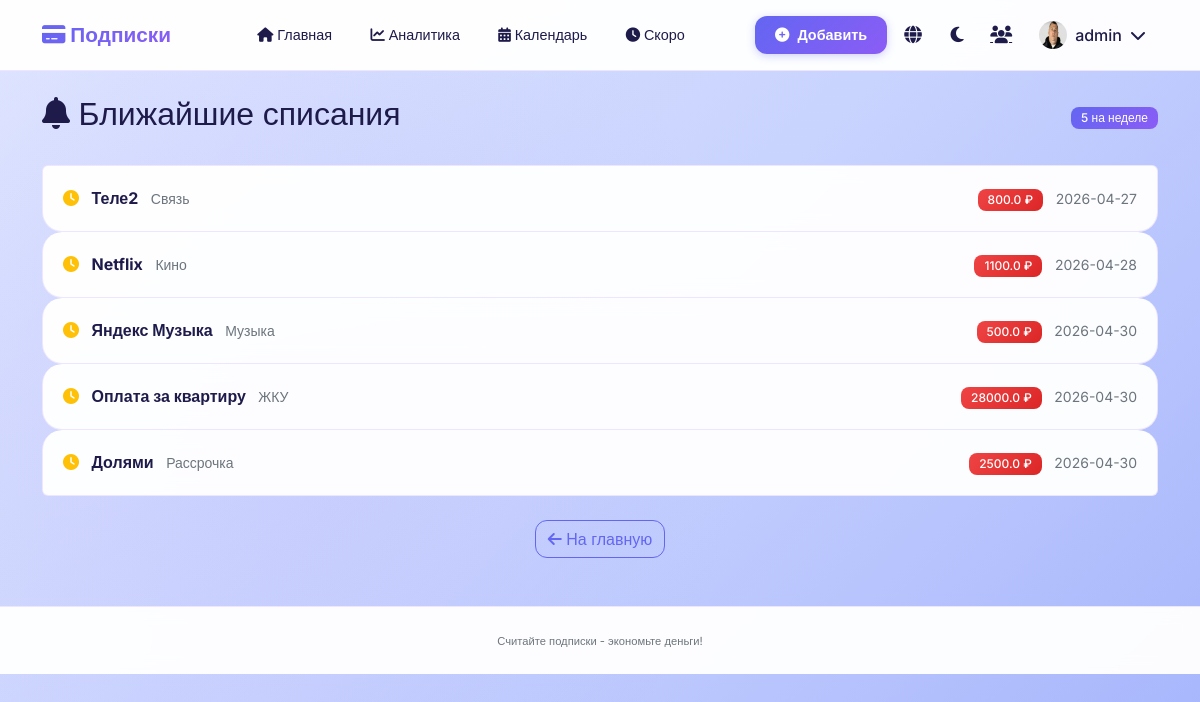
The page /upcoming (signed in) on the database its author committed.
### models.py (models this page shows, shortened)
class Subscription(db.Model):
    id = db.Column(db.Integer, primary_key=True)
    user_id = db.Column(db.Integer, db.ForeignKey('user.id'), nullable=False)
    name = db.Column(db.String(100), nullable=False)
    cost = db.Column(db.Float, nullable=False)
    period = db.Column(db.String(20), nullable=False)
    next_payment_date = db.Column(db.Date, nullable=False, default=date.today)
    category = db.Column(db.String(50), nullable=False)
    status = db.Column(db.String(20), nullable=False, default='active')
    created_at = db.Column(db.Date, default=date.today)
    user = db.relationship('User', backref=db.backref('subscriptions', lazy=True))

### app.py (the view)
@app.route('/upcoming')
@login_required
def upcoming():
    today = datetime.now().date()
    week_later = today + timedelta(days=7)
    upcoming_subs = Subscription.query.filter(
        Subscription.user_id == session['user_id'],
        Subscription.next_payment_date >= today,
        Subscription.next_payment_date <= week_later,
        Subscription.status == 'active'
    ).order_by(Subscription.next_payment_date).all()
    if session.get('lang') == 'en':
        empty_msg = "No upcoming payments in the next 7 days"
        title = "Upcoming Payments"
    else:
        empty_msg = "На ближайшие 7 дней списаний нет"
        title = "Ближайшие списания"
    return render_template('upcoming.html', upcoming=upcoming_subs, empty_msg=empty_msg, title=title)

### app.py (called while the page is built)
def login_required(f):
    @wraps(f)
    def decorated_function(*args, **kwargs):
        if 'user_id' not in session:
            flash('Пожалуйста, войдите в систему', 'warning')
            return redirect(url_for('login'))
        return f(*args, **kwargs)
    return decorated_function

### templates/upcoming.html
{% extends "base.html" %}
{% block content %}
<div class="d-flex justify-content-between align-items-center mb-4">
    <h2><i class="fas fa-bell"></i> {{ title }}</h2>
    <span class="badge bg-primary">{{ upcoming|length }} {% if session.lang == 'en' %}this week{% else %}на неделе{% endif %}</span>
</div>
{% if upcoming %}
    <div class="list-group">
        {% for sub in upcoming %}
        <div class="list-group-item subscription-card" style="margin-bottom: 0;">
            <div class="d-flex justify-content-between align-items-center">
                <div>
                    <i class="fas fa-clock text-warning me-2"></i>
                    <strong style="color: var(--text-primary);">{{ sub.name }}</strong>
                    <small style="color: var(--text-muted);" class="ms-2">{{ sub.category }}</small>
                </div>
                <div>
                    <span class="badge bg-danger me-2">{{ sub.cost }} ₽</span>
                    <small style="color: var(--text-muted);">{{ sub.next_payment_date }}</small>
                </div>
            </div>
        </div>
        {% endfor %}
    </div>
{% else %}
    <div class="text-center py-5">
        <i class="fas fa-check-circle fa-4x mb-3" style="color: var(--success);"></i>
        <h4 style="color: var(--text-primary);">{% if session.lang == 'en' %}Great!{% else %}Отлично!{% endif %}</h4>
        <p style="color: var(--text-muted);">{{ empty_msg }}</p>
    </div>
{% endif %}
<div class="mt-4 text-center">
    <a href="/" class="btn btn-outline-primary">
        <i class="fas fa-arrow-left"></i> {% if session.lang == 'en' %}Back{% else %}На главную{% endif %}
    </a>
</div>
{% endblock %}

### static/style.css (style rules this page uses)
* { margin: 0; padding: 0; box-sizing: border-box; }
body { font-family: 'Inter', sans-serif; transition: all 0.3s ease; min-height: 100vh; position: relative; overflow-x: hidden; }
body::before { content: ''; position: fixed; top: 0; left: 0; width: 100%; height: 100%; z-index: -2; background: linear-gradient(135deg, #e0e7ff 0%, #c7d2fe 50%, #a5b4fc 100%); }
body::after { content: ''; position: fixed; top: 0; left: 0; width: 100%; height: 100%; z-index: -1; background: radial-gradient(circle at 20% 50%, rgba(139, 92, 246, 0.08), transparent 50%); }
:root, [data-theme="light"] { --bg-primary: rgba(249, 250, 255, 0.96); --bg-secondary: rgba(255, 255, 255, 0.98); --text-primary: #1e1b4b; --text-secondary: #6d28d9; --text-muted: #6c757d; --card-bg: rgba(255, 255, 255, 0.96); --card-shadow: 0 12px 30px rgba(79, 70, 229, 0.08); --navbar-bg: rgba(255, 255, 255, 0.96); --border-color: rgba(139, 92, 246, 0.15); --success: #10b981; --warning: #f59e0b; --danger: #ef4444; --primary: #6366f1; --primary-dark: #4f46e5; --primary-light: #818cf8; --gradient: linear-gradient(135deg, #6366f1 0%, #8b5cf6 100%); }
body { background-color: transparent; color: var(--text-primary); }
.subscription-card { background-color: var(--card-bg); backdrop-filter: blur(8px); border-radius: 20px; padding: 1.25rem; margin-bottom: 1rem; border: 1px solid var(--border-color); transition: all 0.3s ease; }
.badge { padding: 5px 10px; border-radius: 8px; font-weight: 500; font-size: 0.75rem; }
.bg-danger { background: linear-gradient(135deg, #ef4444, #dc2626) !important; }
.bg-primary { background: var(--gradient) !important; }
.btn-outline-primary { border-color: var(--primary); color: var(--primary); border-radius: 12px; transition: all 0.2s; }

### rows shown on the page
Subscription: name "Теле2", category "Связь", cost "800.0", next_payment_date "2026-04-27"
Subscription: name "Netflix", category "Кино", cost "1100.0", next_payment_date "2026-04-28"
Subscription: name "Яндекс Музыка", category "Музыка", cost "500.0", next_payment_date "2026-04-30"
Subscription: name "Оплата за квартиру", category "ЖКУ", cost "28000.0", next_payment_date "2026-04-30"
Subscription: name "Долями", category "Рассрочка", cost "2500.0", next_payment_date "2026-04-30"

### other values the page prints
{{ session.username }} "admin"
{{ title }} "Ближайшие списания"
{{ upcoming|length }} "5"
